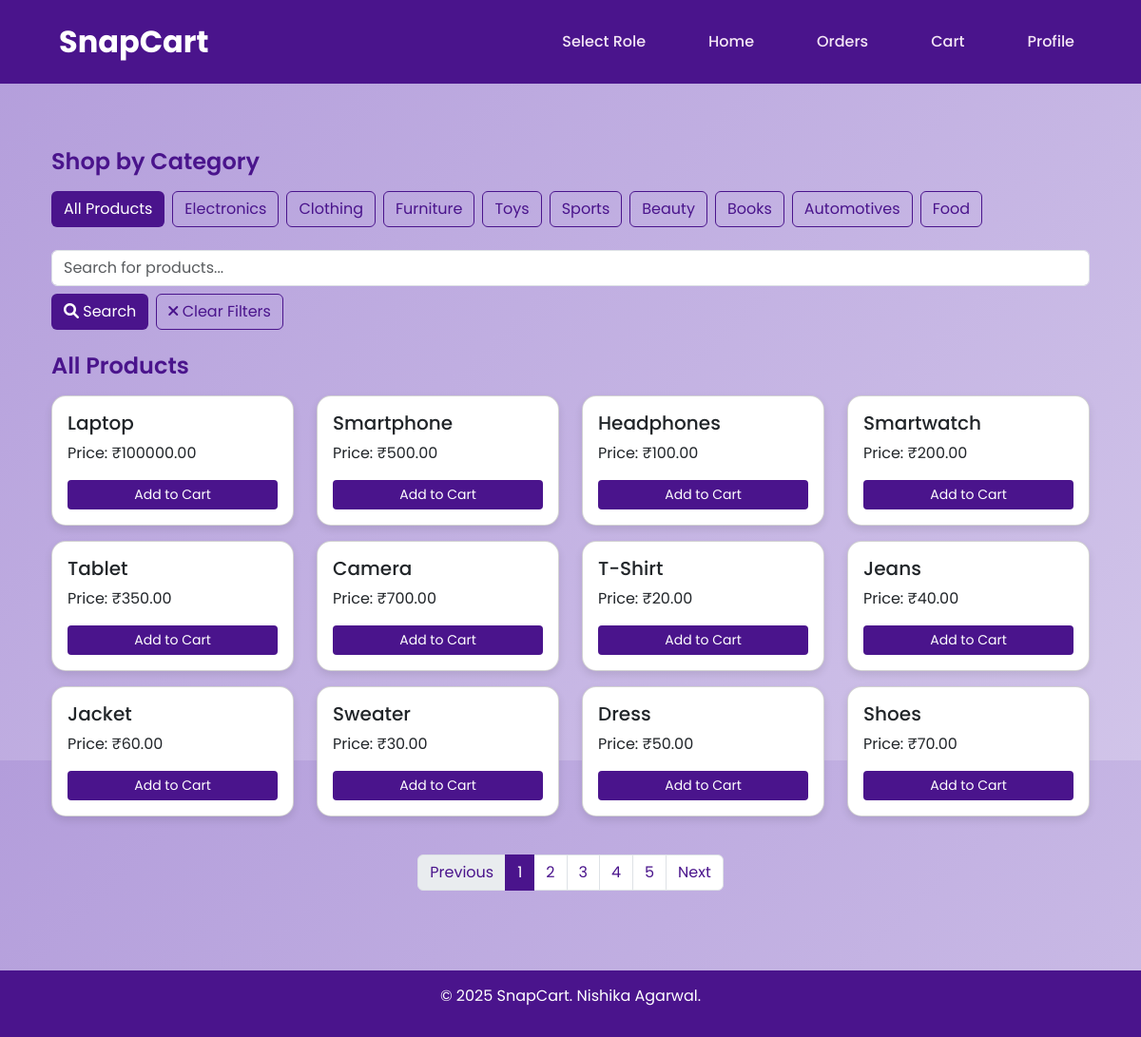
The page /user_home (signed in) on the database its author committed.
### models.py (models this page shows)
class Category(db.Model):
    __tablename__ = 'category'
    id = db.Column(db.Integer, primary_key=True)
    name = db.Column(db.String(64), nullable=False)
    products = db.relationship('Product', back_populates='category', cascade='all, delete')

class Product(db.Model):  # Class names should start with uppercase
    __tablename__ = 'product'
    id = db.Column(db.Integer, primary_key=True)
    name = db.Column(db.String(64), nullable=False)
    price = db.Column(db.Float, nullable=False)
    category_id = db.Column(db.Integer, db.ForeignKey('category.id'), nullable=False)
    quantity = db.Column(db.Integer, nullable=False)
    man_date = db.Column(db.Date, nullable=False)
    category = db.relationship('Category', back_populates='products')

### routes.py (the view, shortened to what this page needs)
@app.route("/user_home", methods=["GET"])
@auth_required
def user_home():
    search_query = request.args.get("search", "").strip()
    category_id = request.args.get("category_id", "").strip()
    page = request.args.get("page", 1, type=int)
    categories = Category.query.all()
    products_query = Product.query
    if search_query:
        products_query = products_query.filter(
            Product.name.ilike(f"%{search_query}%")
        )
    selected_category = None
    pagination = products_query.order_by(Product.id.asc()).paginate(
        page=page,
        per_page=12,
        error_out=False
    )
    products = pagination.items
    if search_query and not products:
        flash("No products found!", "danger")
    elif category_id and not products:
        flash("No products found in this category!", "danger")
    return render_template(
        "user/user_home.html",
        categories=categories,
        products=products,
        pagination=pagination,
        selected_category=selected_category,
        user=User.query.get(session["user_id"])
    )

### routes.py (called while the page is built)
def auth_required(func):
    @wraps(func)
    def inner(*args, **kwargs):
        if 'user_id' not in session:
            flash('Please login to continue', 'danger')
            return redirect(url_for('user_login'))
        return func(*args, **kwargs)
    return inner

### templates/user/user_home.html (shortened to what this page needs)
{% extends 'user/final_layout.html' %}
{% block content %}
<div class="container py-4">
<div class="container py-4">
    <h4 class="mb-3">Shop by Category</h4>
    <div class="d-flex flex-wrap gap-2 mb-4">
        <a href="{{ url_for('user_home', search=request.args.get('search', '')) }}"
           class="btn btn-snap">
            All Products
        </a>
        {% for category in categories %}
        <a href="{{ url_for('user_home',
                            category_id=category.id,
                            search=request.args.get('search', '')) }}"
           class="btn {% if selected_category and selected_category.id == category.id %}btn-snap{% else %}btn-outline-secondary{% endif %}">
            {{ category.name }}
        </a>
        {% endfor %}
    </div>
    <form method="GET"
        action="{{ url_for('user_home') }}"
        class="mb-4 d-flex gap-2 flex-wrap">
        <input
            type="text"
            name="search"
            class="form-control"
            placeholder="Search for products..."
            value="{{ request.args.get('search', '') }}"
        >
        <button class="btn btn-snap" type="submit">
            <i class="fas fa-search"></i> Search
        </button>
        <a href="{{ url_for('user_home') }}"
        class="btn btn-outline-secondary">
            <i class="fas fa-times"></i> Clear Filters
        </a>
    </form>
    <h4 class="mb-3">
        {% if selected_category %}
            {{ selected_category.name }}
        {% else %}
            All Products
        {% endif %}
    </h4>
    {% if products %}
    <div class="row">
        {% for product in products %}
        <div class="col-12 col-sm-6 col-lg-4 col-xl-3 mb-3">
            <div class="card product-card p-3 h-100">
                <h5 class="card-title">
                    {{ product.name }}
                </h5>
                <p class="card-text mb-3">
                    Price: ₹{{ '%.2f'|format(product.price) }}
                </p>
                <form method="POST"
                      action="{{ url_for('add_to_cart', product_id=product.id) }}"
                      class="mt-auto">
                    <button type="submit"
                            class="btn btn-sm btn-snap w-100">
                        Add to Cart
                    </button>
                </form>
            </div>
        </div>
        {% endfor %}
    </div>
    {% if pagination.pages > 1 %}
    <nav aria-label="Product pages" class="mt-4">
        <ul class="pagination justify-content-center">
            <li class="page-item {% if not pagination.has_prev %}disabled{% endif %}">
                <a class="page-link"
                   href="{{ url_for('user_home',
                       page=pagination.prev_num,
                       search=request.args.get('search', ''),
                       category_id=request.args.get('category_id', '')) if pagination.has_prev else '#' }}">
                    Previous
                </a>
            </li>
            {% for page_num in pagination.iter_pages() %}
                {% if page_num %}
                <li class="page-item {% if page_num == pagination.page %}active{% endif %}">
                    <a class="page-link"
                       href="{{ url_for('user_home',
                           page=page_num,
                           search=request.args.get('search', ''),
                           category_id=request.args.get('category_id', '')) }}">
                        {{ page_num }}
                    </a>
                </li>
                {% else %}
                <li class="page-item disabled">
                    <span class="page-link">...</span>
                </li>
                {% endif %}
            {% endfor %}
            <li class="page-item {% if not pagination.has_next %}disabled{% endif %}">
                <a class="page-link"
                   href="{{ url_for('user_home',
                       page=pagination.next_num,
                       search=request.args.get('search', ''),
                       category_id=request.args.get('category_id', '')) if pagination.has_next else '#' }}">
                    Next
                </a>
            </li>
        </ul>
    </nav>
    {% endif %}
    {% else %}
    <p class="text-center mt-4">No products found.</p>
    {% endif %}
</div>
{% endblock %}

### templates/user/final_layout.html (style rules this page uses)
html, body { height: 100vh; margin: 0; display: flex; flex-direction: column; font-family: 'Poppins', sans-serif; background: linear-gradient(135deg, #b39ddb, #d1c4e9); color: #333; }

### templates/user/user_home.html (style rules this page uses)
body { background-color: #f5e9ff; font-family: 'Poppins', sans-serif; }
.btn-snap { background-color: #4a148c; color: white; }
.product-card { border-radius: 15px; box-shadow: 0 4px 8px rgba(0,0,0,0.1); transition: 0.3s; background-color: #ffffff; }
.pagination .page-link { color: #4a148c; }
.pagination .page-item.active .page-link { background-color: #4a148c; border-color: #4a148c; color: white; }
.btn-outline-secondary { color: #4a148c; border-color: #4a148c; background-color: transparent; }
h4 { color: #4a148c; font-weight: 600; }

### rows shown on the page
Category: name "Electronics"
Category: name "Clothing"
Category: name "Furniture"
Category: name "Toys"
Category: name "Sports"
Category: name "Beauty"
Category: name "Books"
Category: name "Automotives"
Category: name "Food"
Product: name "Laptop", price "100000.00"
Product: name "Smartphone", price "500.00"
Product: name "Headphones", price "100.00"
Product: name "Smartwatch", price "200.00"
Product: name "Tablet", price "350.00"
Product: name "Camera", price "700.00"
Product: name "T-Shirt", price "20.00"
Product: name "Jeans", price "40.00"
Product: name "Jacket", price "60.00"
Product: name "Sweater", price "30.00"
Product: name "Dress", price "50.00"
Product: name "Shoes", price "70.00"

### other values the page prints
{{ page_num }} "1" "2" "3" "4" "5"
